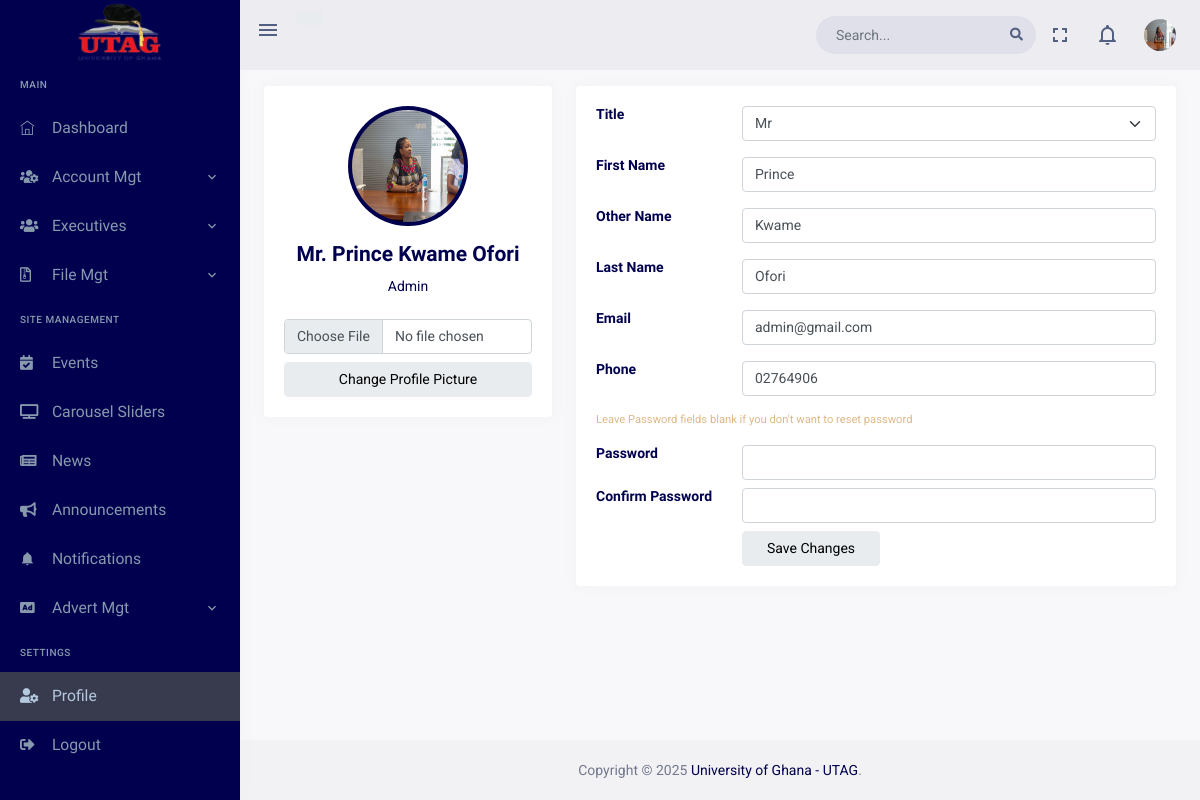
Screenshot of /dashboard/profile (signed in) with the database file from the repository.
### accounts/models.py (models this page shows, shortened)
class User(AbstractBaseUser, PermissionsMixin):
    TITLE_CHOICES = (
        ('Prof.', 'Prof.'),
        ('Dr.', 'Dr.'),
        ('Mr.', 'Mr.'),
        ('Mrs.', 'Mrs.'),
    )
    GENDER_CHOICES = (
        ('Male', 'Male'),
        ('Female', 'Female')
    )
    EXECUTIVE_POSITION_CHOICES = (
        ('President', 'President'),
        ('Vice President', 'Vice President'),
        ('Secretary', 'Secretary'),
        ('Treasurer', 'Treasurer'),
        ('Committee Member', 'Committee Member'),
    )
    title = models.CharField(max_length=5, choices=TITLE_CHOICES)
    first_name = models.CharField(max_length=30)
    other_name = models.CharField(max_length=30, blank=True, null=True)
    last_name = models.CharField(max_length=30)
    gender = models.CharField(max_length=10, choices=GENDER_CHOICES)
    profile_pic = models.ImageField(upload_to='profile_pictures/', blank=True, null=True)
    email = models.EmailField(unique=True)
    email_sent = models.BooleanField(default=False)
    phone_number = models.CharField(max_length=15, blank=True, null=True)
    department = models.CharField(max_length=50, blank=True, null=True)
    created_from_dashboard = models.BooleanField(default=False)
    created_by = models.ForeignKey('self', on_delete=models.CASCADE, blank=True, null=True)
    is_bulk_creation = models.BooleanField(default=False)
    created_at = models.DateTimeField(auto_now_add=True)
    updated_at = models.DateTimeField(auto_now=True)
    is_staff = models.BooleanField(default=False)
    is_superuser = models.BooleanField(default=False)
    executive_image = models.ImageField(upload_to='executive_images/', blank=True, null=True)
    executive_position = models.CharField(max_length=30, choices=EXECUTIVE_POSITION_CHOICES, blank=True, null=True)
    fb_profile_url = models.URLField(blank=True, null=True)
    twitter_profile_url = models.URLField(blank=True, null=True)
    linkedin_profile_url = models.URLField(blank=True, null=True)
    date_appointed = models.DateField(null=True, blank=True)
    date_ended = models.DateField(null=True, blank=True)
    is_active_executive = models.BooleanField(default=False)
    objects = UserManager()
    USERNAME_FIELD = 'email'
    REQUIRED_FIELDS = ['title', 'first_name', 'last_name', 'gender']
    def get_full_name(self):
        if self.other_name:
            return f'{self.title} {self.first_name} {self.other_name} {self.last_name}'
        else:
            return f'{self.title} {self.first_name} {self.last_name}'
    def get_profile_pic_url(self):
        return self.profile_pic.url if self.profile_pic else '/static/dashboard/assets/images/users/profile.png'
    def is_admin(self):
        return self.groups.filter(name='Admin').exists() or self.is_superuser
    class Meta:
        permissions = [
        ('view_dashboard', 'Can view dashboard'),
        ('add_admin', 'Can add admin'),
        ('change_admin', 'Can change admin'),
        ('delete_admin', 'Can delete admin'),
        ('view_admin', 'Can view admin'),
        ('add_executive', 'Can add executive'),
        ('change_executive', 'Can change executive'),
        ('delete_executive', 'Can delete executive'),
        ('view_executive', 'Can view executive'),
        ('add_member', 'Can add member'),
        ('change_member', 'Can change member'),
        ('delete_member', 'Can delete member'),
        ('view_member', 'Can view member'),
        ]

### dashboard/views/profile.py (the view, shortened to what this page needs)
# urls.py: path('profile',views.ProfileView.as_view(), name='profile'),
class ProfileView(View):
    template_name = 'dashboard_pages/profile.html'
    @method_decorator(MustLogin)
    def get(self,request):
        if request.user.is_admin:
            new_announcements = Announcement.objects.filter(status='PUBLISHED').order_by('-created_at')[:3]
            announcement_count = Announcement.objects.filter(status='PUBLISHED').count()
        elif request.user.is_secretary or request.user.is_executive:
            announcement_count = Announcement.objects.filter(status='PUBLISHED').exclude(target_groups__name='Member').count()
            new_announcements = Announcement.objects.filter(status='PUBLISHED').exclude(target_groups__name='Member').order_by('-created_at')[:3]
        elif request.user.is_member:
            announcement_count = Announcement.objects.filter(status='PUBLISHED').exclude(target_groups__name='Executive').count()
            new_announcements = Announcement.objects.filter(status='PUBLISHED').exclude(target_groups__name='Executive').order_by('-created_at')[:3]
        context = {
            'new_announcements' : new_announcements,
            'announcement_count' : announcement_count
        }
        return render(request, self.template_name, context)

### dashboard/templates/dashboard_pages/profile.html (shortened to what this page needs)
{% extends "base/dashboard_base.html" %}
{% load static %}
{% block content %}
<div class="page-content">
    <div class="container-fluid">
        <div class="row">
            <div class="col-lg-4 mt-3">
                <div class="card">
                    <div class="card-body">
                        <div class="d-flex flex-column align-items-center text-center">
                            <img src="{% if request.user.profile_pic %} {{request.user.get_profile_pic_url}} {% else %} {% static 'dashboard/assets/images/users/profile.png' %} {% endif %}" alt="Admin" class="rounded-circle p-1 bg-primary" width="120" height="120">
                            <div class="mt-3">
                                <h4>{{request.user.get_full_name}}</h4>
                                <p class="mb-1">{% if request.user.is_superuser or request.user.is_admin %} Admin {% elif request.user.is_secretary %} Secretary {% else %} Member{% endif %}  </p>
                            </div>
                        </div>
                        <div class="d-flex flex-column align-items-center text-center">
                            <div class="mt-3">
                              <form action="{% url 'dashboard:update_profile_pic' %}" method="POST" enctype="multipart/form-data">
                                <input type="file" name="profile_picture" class="form-control" />
                                <input type="submit" class="btn btn-light px-4 mt-2 form-control" value="Change Profile Picture" />
                              </form>
                            </div>
                        </div>
                    </div>
                </div>
            </div>
            <div class="col-lg-8 mt-3">
                <div class="card">
                    <div class="card-body">
                    <form action="" method="POST">
                        <div class="row mb-3">
                            <div class="col-sm-3">
                                <h6 class="mb-0">Title</h6>
                            </div>
                            <div class="col-sm-9">
                                <select class="form-select" name="title">
                                    <option value="Mr." {% if request.user.title == 'Mr.' %}selected{% endif %}>Mr</option>
                                </select>
                            </div>
                        </div>
                        <div class="row mb-3">
                            <div class="col-sm-3">
                                <h6 class="mb-0">First Name</h6>
                            </div>
                            <div class="col-sm-9">
                                <input type="text" class="form-control" name="first_name" value="{{request.user.first_name}}" />
                            </div>
                        </div>
                        <div class="row mb-3">
                            <div class="col-sm-3">
                                <h6 class="mb-0">Other Name</h6>
                            </div>
                            <div class="col-sm-9">
                                <input type="text" class="form-control" name="other_name" value="{{ request.user.other_name|default_if_none:'' }}" />
                            </div>
                        </div>
                        <div class="row mb-3">
                            <div class="col-sm-3">
                                <h6 class="mb-0">Last Name</h6>
                            </div>
                            <div class="col-sm-9">
                                <input type="text" class="form-control" name="last_name" value="{{request.user.last_name}}" />
                            </div>
                        </div>
                        <div class="row mb-3">
                            <div class="col-sm-3">
                                <h6 class="mb-0">Email</h6>
                            </div>
                            <div class="col-sm-9">
                                <input type="email" class="form-control" name="email" value="{{request.user.email}}" disabled/>
                            </div>
                        </div>
                        <div class="row mb-3">
                            <div class="col-sm-3">
                                <h6 class="mb-0">Phone</h6>
                            </div>
                            <div class="col-sm-9">
                                <input type="text" class="form-control" name="phone" value="{{request.user.phone_number}}" />
                            </div>
                        </div>
                        <div class="row mb-3">
                            <small style="color: burlywood;">Leave Password fields blank if you don't want to reset password</small>
                        </div>
                        <div class="row mb-2">
                            <div class="col-sm-3">
                                <h6 class="mb-0">Password</h6>
                            </div>
                            <div class="col-sm-9">
                                <input type="password" class="form-control" name="password"/>
                            </div>
                        </div>
                        <div class="row mb-2">
                            <div class="col-sm-3">
                                <h6 class="mb-0">Confirm Password</h6>
                            </div>
                            <div class="col-sm-9">
                                <input type="password" class="form-control" name="confirm_password"/>
                            </div>
                        </div>
                        <div class="row">
                            <div class="col-sm-3"></div>
                            <div class="col-sm-9">
                                <input type="submit" class="btn btn-light px-4" value="Save Changes" />
                            </div>
                        </div>
                    </form>
                    </div>
                </div>
            </div>
    </div>
</div>
{% endblock content %}

### dashboard/templates/includes/dash_header.html (shortened to what this page needs)
{% load static %}
<header id="page-topbar">
    <div class="navbar-header">
        <div class="d-flex">
            <div class="navbar-brand-box">
                <a href="{% url 'website:index' %}" class="logo logo-light">
                    <span class="logo-lg">
                        <img src="{% static 'dashboard/assets/images/utag_ug.png' %}" alt="" height="80">
                    </span>
                </a>
            </div>
            <button type="button" class="btn btn-sm px-3 font-size-24 header-item waves-effect" id="vertical-menu-btn">
                <i class="mdi mdi-menu"></i>
            </button>
            <div class="d-none d-sm-block">
                <div class="pt-3 d-inline-block">
                    {% if user.is_authenticated %}
                    <p class="btn btn-secondary">
                    </p>
                    {% endif %}
                </div>
            </div>
        </div>
        <div class="d-flex">
            <form class="app-search d-none d-lg-block">
                <div class="position-relative">
                    <input type="text" class="form-control" placeholder="Search...">
                    <span class="fa fa-search"></span>
                </div>
            </form>
            <div class="dropdown d-none d-lg-inline-block">
                <button type="button" class="btn header-item noti-icon waves-effect" data-bs-toggle="fullscreen">
                    <i class="mdi mdi-fullscreen"></i>
                </button>
            </div>
            <div class="dropdown d-inline-block">
                <button type="button" class="btn header-item noti-icon waves-effect" id="page-header-notifications-dropdown" data-bs-toggle="dropdown" aria-haspopup="true" aria-expanded="false">
                    <i class="mdi mdi-bell-outline"></i>
                </button>
            </div>
            <div class="dropdown d-inline-block">
                <button type="button" class="btn header-item waves-effect" id="page-header-user-dropdown" data-bs-toggle="dropdown" aria-haspopup="true" aria-expanded="false">
                    <img class="rounded-circle header-profile-user" src="{% if request.user.profile_pic %} {{ request.user.get_profile_pic_url }} {% else %} {% static 'dashboard/assets/images/users/profile.png' %} {% endif %}" alt="Header Avatar">
                </button>
            </div>
        </div>
    </div>
</header>

### rows the page displays
User: profile_pic (picture), user.get_full_name "Mr. Prince Kwame Ofori", title "Mr", first_name "Prince", other_name "Kwame", last_name "Ofori", email "admin@gmail.com", phone "02764906"
